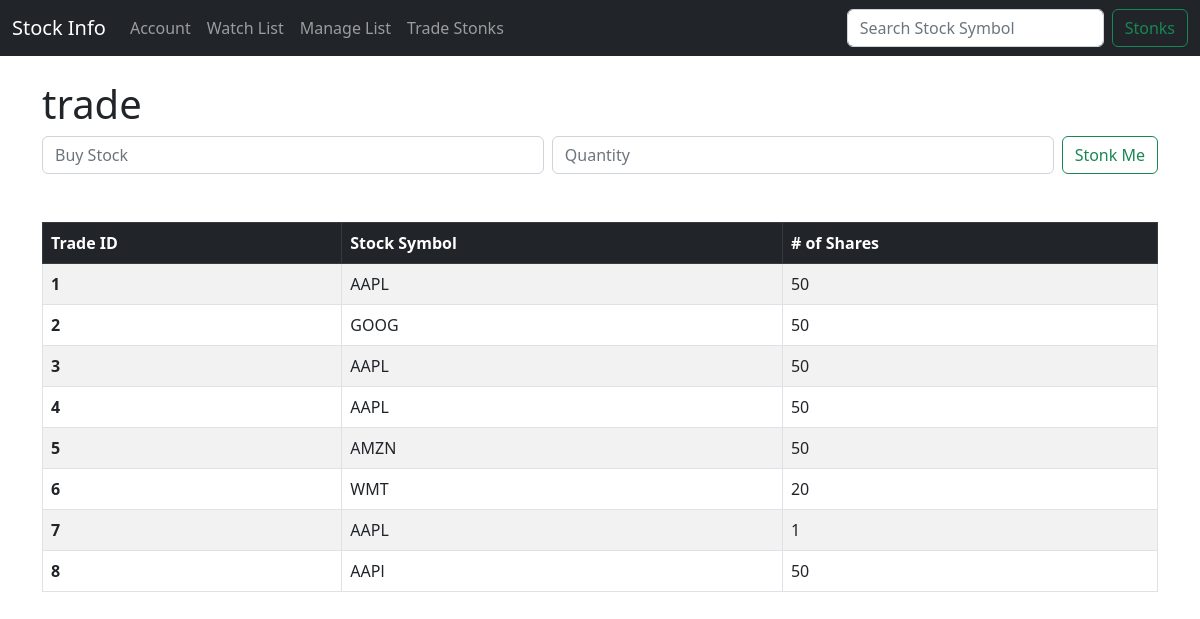
Page /trade on the earlier database version.
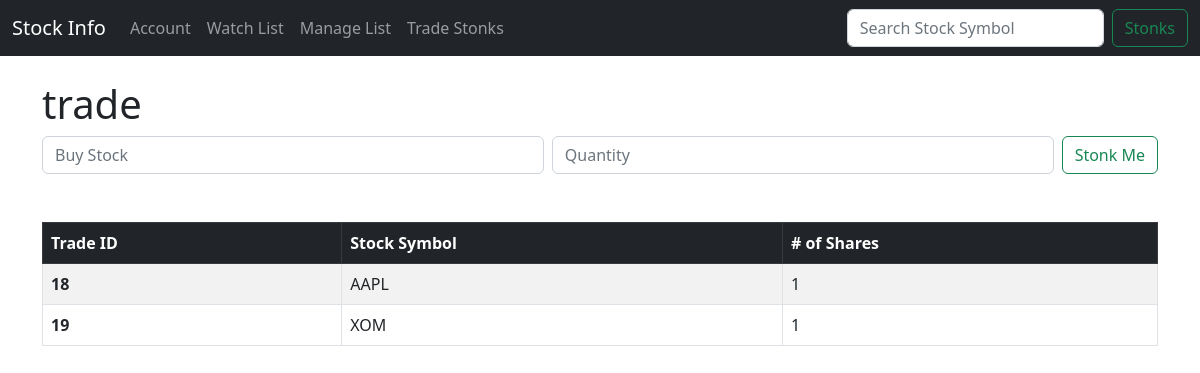
Same page on the later database version.
### quotes/models.py (models this page shows)
class  Trade(models.Model):
    symbol = models.CharField(max_length=10)
    qty = models.CharField(max_length=10000 )
    def __str__(self):
        return self.symbol

### quotes/views.py (the view)
# urls.py: path('trade', views.trade, name="trade" ),
def trade(request):
    import alpaca_trade_api as trader
    import requests
    import json
    API_KEY = "PKT4ENR9VZAGSL1U8SY5"
    API_SECRET = "dOVfXJolecFXd5jFeLtAAJ4hp7FCDk6mkOW17ScE"
    BASE_URL = "https://paper-api.alpaca.markets"
    alpaca = trader.REST(API_KEY, API_SECRET, BASE_URL)
    order_history = alpaca.list_orders()
    if request.method == "POST":
        form = TradeForm(request.POST or None)
        symbol = request.POST['symbol']
        qty = request.POST['qty']
        if form.is_valid():
            form.save()
            messages.success(request, ("Trade Submitted"))
            return redirect('trade')
    else:
        trades = Trade.objects.all()
        output = []
        for api_trade in trades:
            try:
                api = json.loads(order.content)
                output.append(api)
            except Exception as e:
                api = "TRADE ERROR"
        return render(request, 'trade.html', {'trades': trades, 'output': output, 'api_trade': api_trade, 'order_history': order_history,})

### quotes/templates/trade.html (shortened to what this page needs)
{% extends 'base.html' %}
{% block content%}
<h1>trade</h1>
<form action="{% url 'trade' %}" class="d-flex mb-5" role="search" method="POST">
        <input
        class="form-control me-2"
        type="input"
        placeholder="Buy Stock"
        aria-label="Symbol"
        name="symbol"
        />
        <input
        class="form-control me-2"
        type="input"
        placeholder="Quantity"
        aria-label="Quantity"
        name="qty"
        />
    <button class="btn btn-outline-success text-nowrap" type="submit">
        Stonk Me
    </button>
</form>
<table class="table table-striped table-bordered table-hover">
    <thead class="table-dark">
        <tr>
            <th scope="col">Trade ID</th>
            <th scope="col">Stock Symbol</th>
            <th scope="col"># of Shares</th>
        </tr>
    </thead>
    <tbody>
{% if trades %}
    {% for item in trades %}
        <tr>
            <th scope="row">{{ item.id }}</th>
            <td>{{ item }}</td>
            <td>{{ item.qty }}</td>
        </tr>
    {% endfor %}
{% else %}
    asdfasdf
{% endif %}
{% endblock%}

Differences in the rows shown:
removed Trade: id "1", symbol "AAPL", qty "50"
removed Trade: id "2", symbol "GOOG", qty "50"
removed Trade: id "3", symbol "AAPL", qty "50"
removed Trade: id "4", symbol "AAPL", qty "50"
removed Trade: id "5", symbol "AMZN", qty "50"
removed Trade: id "6", symbol "WMT", qty "20"
removed Trade: id "7", symbol "AAPL", qty "1"
removed Trade: id "8", symbol "AAPl", qty "50"
added Trade: id "18", symbol "AAPL", qty "1"
added Trade: id "19", symbol "XOM", qty "1"
